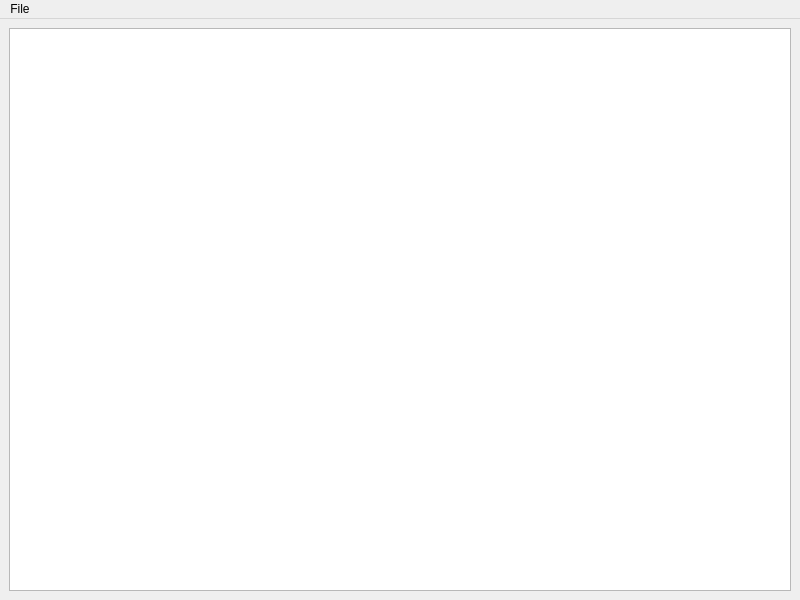
<?xml version="1.0" encoding="UTF-8"?>
<ui version="4.0">
 <class>MainWindow</class>
 <widget class="QMainWindow" name="MainWindow">
  <property name="geometry">
   <rect>
    <x>0</x>
    <y>0</y>
    <width>800</width>
    <height>600</height>
   </rect>
  </property>
  <property name="windowTitle">
   <string>MainWindow</string>
  </property>
  <property name="toolTip">
   <string/>
  </property>
  <property name="styleSheet">
   <string notr="true"/>
  </property>
  <widget class="QWidget" name="centralwidget">
   <layout class="QGridLayout" name="gridLayout">
    <item row="0" column="0">
     <widget class="CodeEditor" name="plainTextEdit">
      <property name="styleSheet">
       <string notr="true"/>
      </property>
      <property name="plainText">
       <string/>
      </property>
     </widget>
    </item>
   </layout>
  </widget>
  <widget class="QMenuBar" name="menubar">
   <property name="geometry">
    <rect>
     <x>0</x>
     <y>0</y>
     <width>800</width>
     <height>24</height>
    </rect>
   </property>
   <widget class="QMenu" name="menuFile">
    <property name="title">
     <string>File</string>
    </property>
    <addaction name="separator"/>
    <addaction name="separator"/>
    <addaction name="actionNew"/>
    <addaction name="actionOpen"/>
    <addaction name="separator"/>
    <addaction name="actionSave"/>
    <addaction name="actionSave_As"/>
    <addaction name="separator"/>
    <addaction name="actionExit"/>
   </widget>
   <addaction name="menuFile"/>
  </widget>
  <action name="actionNew">
   <property name="text">
    <string>&amp;New</string>
   </property>
   <property name="toolTip">
    <string>New file</string>
   </property>
   <property name="shortcut">
    <string>Ctrl+N</string>
   </property>
  </action>
  <action name="actionOpen">
   <property name="text">
    <string>&amp;Open</string>
   </property>
   <property name="toolTip">
    <string>Open an existing file</string>
   </property>
   <property name="shortcut">
    <string>Ctrl+O</string>
   </property>
  </action>
  <action name="actionSave">
   <property name="text">
    <string>&amp;Save</string>
   </property>
   <property name="toolTip">
    <string>Save the current opened file</string>
   </property>
   <property name="shortcut">
    <string>Ctrl+S</string>
   </property>
  </action>
  <action name="actionSave_As">
   <property name="text">
    <string>Save &amp;As</string>
   </property>
   <property name="toolTip">
    <string>Save the current opened file as another file</string>
   </property>
   <property name="shortcut">
    <string>Ctrl+Shift+S</string>
   </property>
  </action>
  <action name="actionExit">
   <property name="text">
    <string>E&amp;xit</string>
   </property>
   <property name="toolTip">
    <string>Close the window</string>
   </property>
   <property name="shortcut">
    <string>Ctrl+Q</string>
   </property>
  </action>
 </widget>
 <customwidgets>
  <customwidget>
   <class>CodeEditor</class>
   <extends>QPlainTextEdit</extends>
   <header>codeeditor.h</header>
  </customwidget>
 </customwidgets>
 <resources/>
 <connections/>
</ui>
